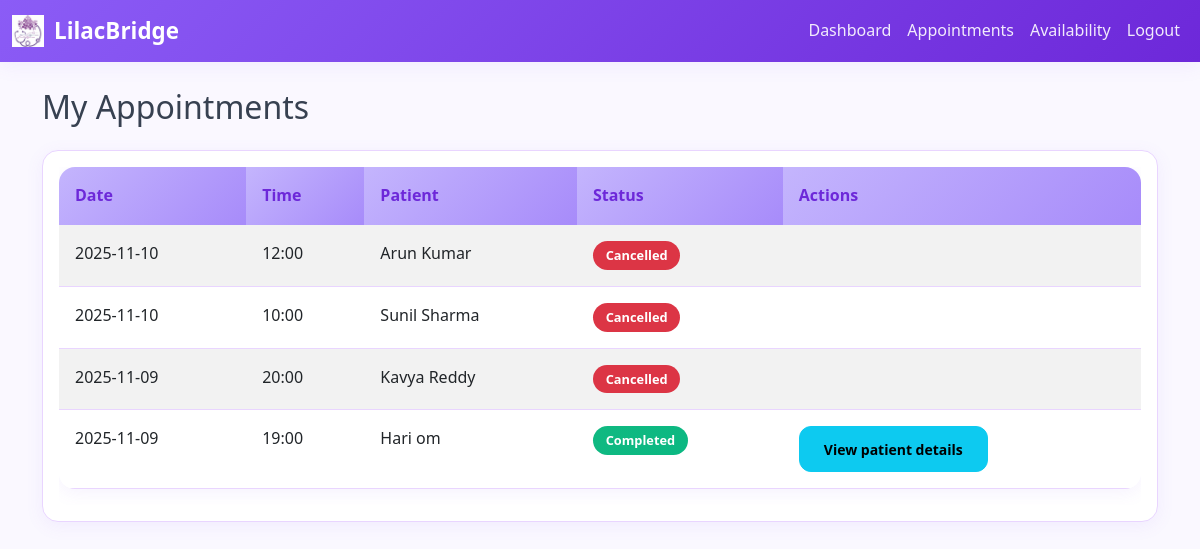
The page /doctor/appointments (signed in) on the database its author committed.
### models.py (models this page shows, shortened)
class Appointment(db.Model):
    __tablename__ = 'appointment'
    id = db.Column(db.Integer, primary_key=True)
    patient_id = db.Column(db.Integer, db.ForeignKey('patient.id'), nullable=False)
    doctor_id = db.Column(db.Integer, db.ForeignKey('doctor.id'), nullable=False)
    date = db.Column(db.Date, nullable=False)
    time = db.Column(db.String(20), nullable=False)
    status = db.Column(db.String(20), default='Booked')
    created_at = db.Column(db.DateTime, default=datetime.utcnow)
    treatment = db.relationship('Treatment', backref='appointment', uselist=False, cascade='all, delete-orphan')

class Patient(db.Model):
    __tablename__ = 'patient'
    id = db.Column(db.Integer, primary_key=True)
    username = db.Column(db.String(80), unique=True, nullable=False)
    email = db.Column(db.String(120), unique=True, nullable=False)
    password_hash = db.Column(db.String(256), nullable=False)
    name = db.Column(db.String(120), nullable=False)
    age = db.Column(db.Integer)
    gender = db.Column(db.String(10))
    contact = db.Column(db.String(20))
    address = db.Column(db.Text)
    is_active = db.Column(db.Boolean, default=True)
    created_at = db.Column(db.DateTime, default=datetime.utcnow)
    appointments = db.relationship('Appointment', backref='patient', lazy=True)

### app.py (the view)
@app.route('/doctor/appointments')
def doctor_appointments():
    if session.get('user_type') != 'doctor':
        return redirect(url_for('login'))
    doctor = Doctor.query.get(session['user_id'])
    appointments = (
        Appointment.query.filter_by(doctor_id=doctor.id)
        .order_by(Appointment.date.desc(), Appointment.time.desc())
        .all()
    )
    return render_template('doctor_appointments.html', appointments=appointments)

### templates/doctor_appointments.html (shortened to what this page needs)
{% extends "base.html" %}
{% block content %}
<h2 class="mb-4">My Appointments</h2>
<div class="card">
    <div class="card-body">
        <div class="table-responsive">
            <table class="table table-striped">
                <thead>
                    <tr>
                        <th>Date</th>
                        <th>Time</th>
                        <th>Patient</th>
                        <th>Status</th>
                        <th>Actions</th>
                    </tr>
                </thead>
                <tbody>
                    {% for appointment in appointments %}
                    <tr>
                        <td>{{ appointment.date }}</td>
                        <td>{{ appointment.time }}</td>
                        <td>{{ appointment.patient.name }}</td>
                        <td>
                            {% if appointment.status == 'Booked' %}
                            <span class="badge bg-primary">{{ appointment.status }}</span>
                            {% elif appointment.status == 'Completed' %}
                            <span class="badge bg-success">{{ appointment.status }}</span>
                            {% else %}
                            <span class="badge bg-danger">{{ appointment.status }}</span>
                            {% endif %}
                        </td>
                        <td>
                            {% if appointment.status == 'Booked' %}
                            <a href="{{ url_for('complete_appointment', appointment_id=appointment.id) }}" class="btn btn-sm btn-success">Complete</a>
                            <a href="{{ url_for('doctor_cancel_appointment', appointment_id=appointment.id) }}" class="btn btn-sm btn-danger"
                                onclick="return confirm('Cancel?')">Cancel</a>
                            {% elif appointment.status == 'Completed' %}
                            <a href="{{ url_for('patient_history', patient_id=appointment.patient_id) }}" class="btn btn-sm btn-info">View patient details</a>
                            {% endif %}
                        </td>
                    </tr>
                    {% endfor %}
                </tbody>
            </table>
        </div>
    </div>
</div>
{% endblock %}

### static/css/style.css (style rules this page uses)
:root { --lilac-bg: #faf8ff; --lilac-card: #ffffff; --lilac-primary: #8b5cf6; --lilac-primary-600: #7c3aed; --lilac-primary-700: #6d28d9; --lilac-secondary: #a78bfa; --lilac-accent: #c4b5fd; --lilac-success: #10b981; --lilac-danger: #f43f5e; --lilac-warning: #f59e0b; --lilac-info: #06b6d4; --lilac-border: #e9d5ff; --lilac-muted: #8b5cf6; --lilac-shadow: 0 10px 30px rgba(139, 92, 246, 0.12); --lilac-shadow-soft: 0 4px 18px rgba(139, 92, 246, 0.08); }
html, body { background: var(--lilac-bg); font-family: ui-sans-serif, system-ui, -apple-system, "Segoe UI", Roboto, "Inter", sans-serif; }
body { color: #374151; line-height: 1.6; padding-top: 72px; }
.card { border: 1px solid var(--lilac-border); border-radius: 16px; background: var(--lilac-card); box-shadow: var(--lilac-shadow-soft); transition: all 0.3s ease; }
.btn { border-radius: 12px; font-weight: 600; padding: 0.7rem 1.5rem; transition: all 0.2s ease; }
.badge { border-radius: 999px; padding: 0.5rem 0.8rem; font-weight: 600; font-size: 0.8rem; }
.table { background: var(--lilac-card); border-radius: 16px; overflow: hidden; box-shadow: var(--lilac-shadow-soft); }
.table thead th { background: linear-gradient(135deg, var(--lilac-accent), var(--lilac-secondary)); color: var(--lilac-primary-700); border: none; font-weight: 700; padding: 1rem; }
.table tbody td { padding: 1rem; border-color: var(--lilac-border); }
.bg-success { background: linear-gradient(135deg, var(--lilac-success), #0bb882) !important; }

### rows shown on the page
Appointment: date "2025-11-10", time "12:00", patient.name "Arun Kumar", status "Cancelled"
Appointment: date "2025-11-10", time "10:00", patient.name "Sunil Sharma", status "Cancelled"
Appointment: date "2025-11-09", time "20:00", patient.name "Kavya Reddy", status "Cancelled"
Appointment: date "2025-11-09", time "19:00", patient.name "Hari om", status "Completed"
